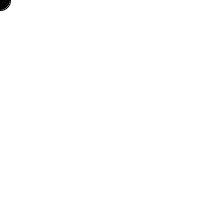
Frame 1 (no input)
Frame 60 (the mouse pressed at the canvas centre just before this capture): identical to frame 1, image omitted
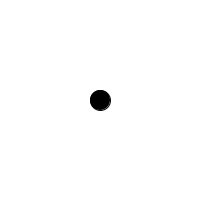
Frame 120 (the mouse held since frame 60 and released just before this capture)

The Processing sketch that drew these frames (run headless with seeded random() and noise(); from frame 60 on, the mouse is pressed at the canvas centre):

// Processing sketch: processing_22622
// ── processing_22622.pde

void setup() {
  size(200,200);
}

void draw() {
  background(255);
  fill(0);
  ellipse(mouseX,mouseY,20,20);
}

void keyPressed() {
  if (key == ESC) {
    key = 0;
  }
}               
